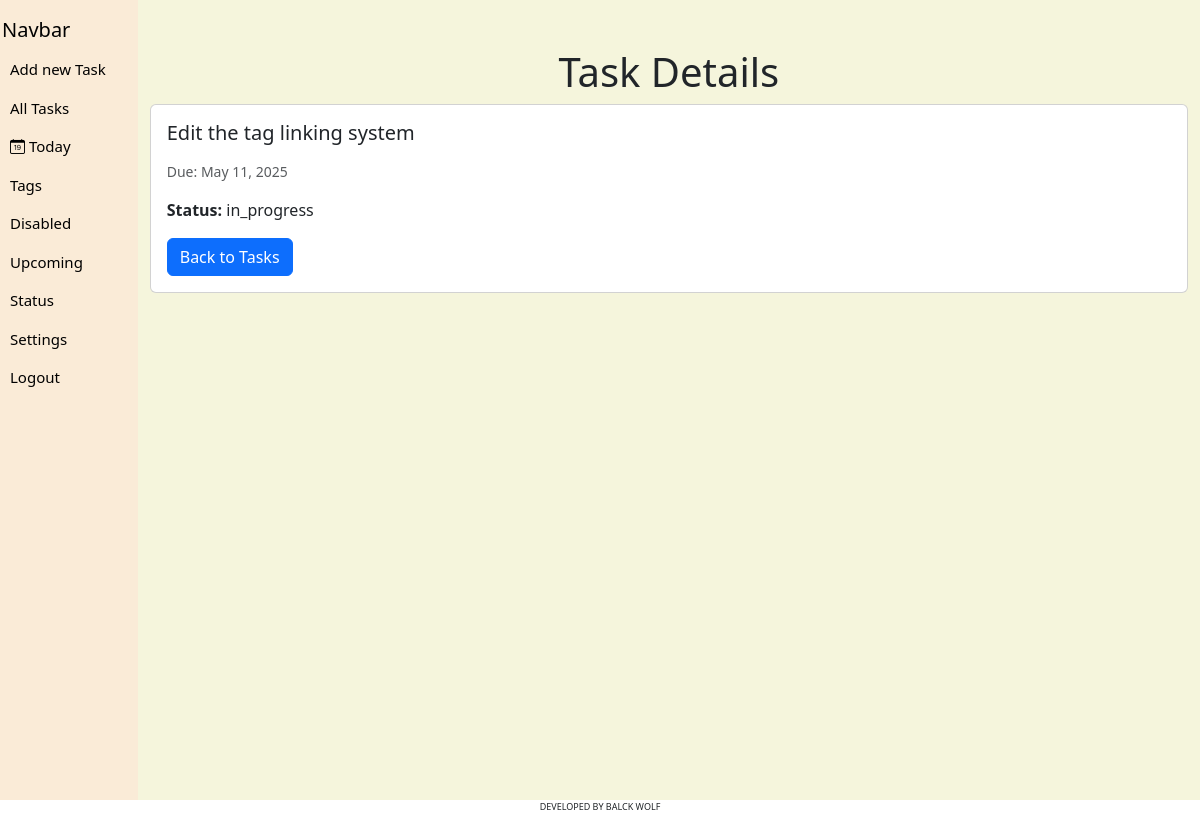
The page /base/tsk/29 on the database as committed earlier.
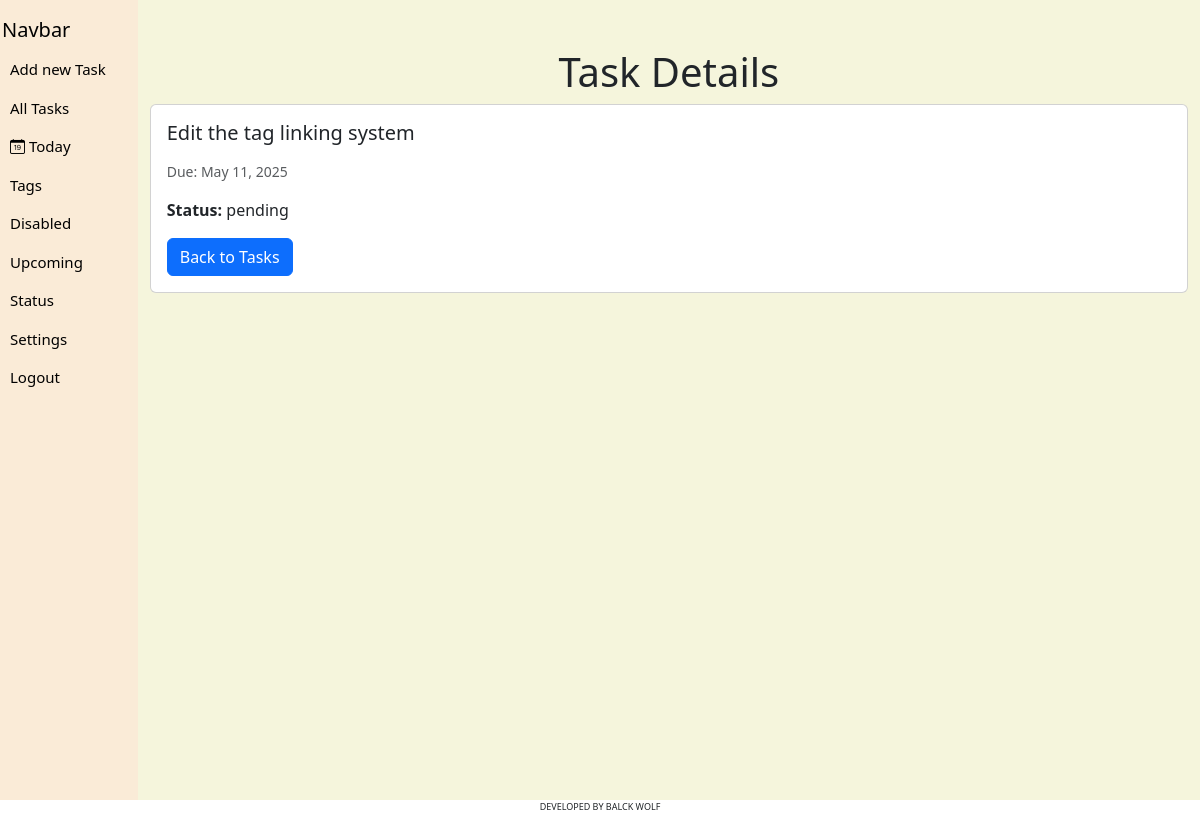
The same page on the database as committed later.
### base/models.py (models this page shows)
class task(models.Model):
    title = models.CharField(max_length=255)
    description = models.TextField()
    user = models.ForeignKey(User, on_delete=models.CASCADE)
    created_at = models.DateTimeField(auto_now_add=True)
    updated_on = models.DateTimeField(default=datetime.now)
    due_date = models.DateField(default=datetime.now)
    priority = models.CharField(
        max_length=20, default='normal')
    status = models.CharField(
        max_length=20, choices=status_choices, default='in_progress')
    tags = models.ManyToManyField(tag, null=True, default='')

### base/views.py (the view)
# urls.py: path('tsk/<int:id>', views.task_detail, name='task_detail'),
def task_detail(request, id):
    task_data = task.objects.get(id=id)
    username = request.session.get('username')
    print(username)
    return render(request, 'base/task_detail.html', {'task': task_data, 'username': username})

### base/templates/base/task_detail.html (shortened to what this page needs)
{% extends 'base/base.html' %}
{% block content %}
    <div class="container mt-5">
        <h1 class="text-center">Task Details</h1>
        <div class="card mb-3">
            <div class="card-body">
                <h5 class="card-title">{{ task.title }}</h5>
                <p class="card-text"><small class="text-muted">Due: {{ task.due_date }}</small></p>
                <p class="card-text"><strong>Status:</strong> {{ task.status }}</p>
                <a href="{% url 'index' %}" class="btn btn-primary">Back to Tasks</a>
            </div>
        </div>
    </div>
{% endblock %}

Rows that differ between the two databases and show on the page:
changed task "Edit the tag linking system": status "in_progress" → "pending"
